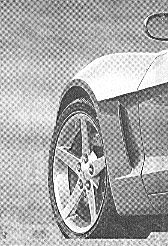
#> input picture lab4/Q5_3.tif, 168 x 246 px
$ python Butterworth_notch.py
#> lines starting #> are read from the running program, lines starting #| are printed output that depends on the picture
#> further down, in_img is the input picture: shape (246, 168, 3); min 0, max 255, mean 169.7
import cv2 as cv
import numpy as np
import matplotlib.pyplot as plt


def notch_filter(img):
    rows, cols = img.shape
#> rows = 246; cols = 168
    P = 2 * rows
#> P = 492
    Q = 2 * cols
#> Q = 336
    H_NF = np.ones((P, Q), np.float32)

    # Define notch pairs coordinates
    notch_pairs = [
        (55, 77),
        (159, 59),
        (84, -54),
        (167, -54)
    ]

    for v_k, u_k in notch_pairs:
        # Calculate notch frequency
        D = 30  # radius of cutoff frequency
        D_k = np.sqrt((np.arange(P)[:, np.newaxis] - u_k) ** 2 + (np.arange(Q) - v_k) ** 2)
        D_k[D_k == 0] = 1  # Avoid division by zero
        # Apply notch filter
        H_NF *= 1 / (1 + (D / D_k) ** 8)
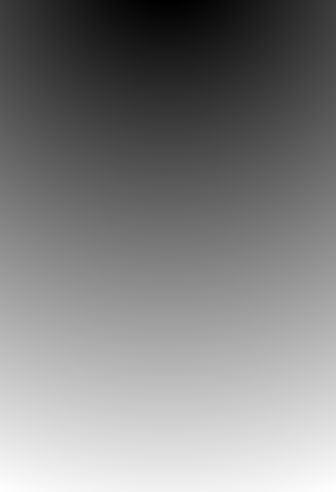
#> D_k: shape (492, 336) float64; min 54, max 570.3, mean 318.4; drawn with min black and max white
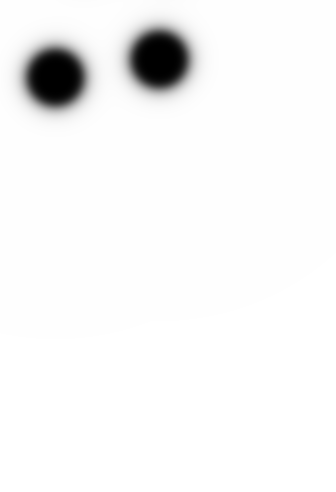
#> H_NF: shape (492, 336) float32; min 1.52e-12, max 1, mean 0.962

    # Apply filter
    F = np.fft.fft2(img)
#> (the run stopped early here; a loop or call above may not have finished)

$ run again, with lab4/Q5_1.tif copied over lab4/Q5_3.tif
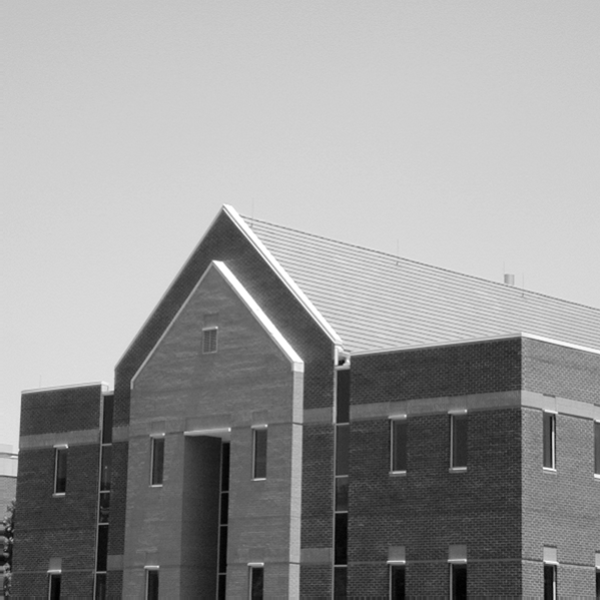
#> input picture lab4/Q5_1.tif, 600 x 600 px
#> in_img is the input picture: shape (600, 600, 3); min 0, max 255, mean 152.8
#> after the loop in notch_filter, `for v_k, u_k in notch_pairs:`:
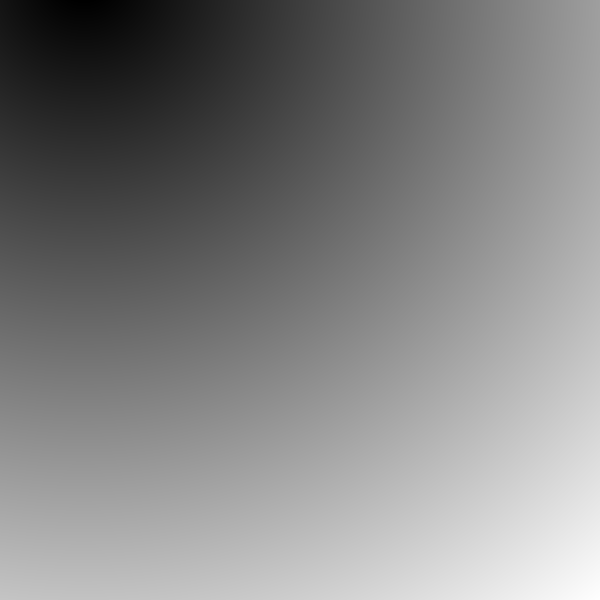
#> D_k: shape (1200, 1200) float64 (shown at 1/2 size); min 54, max 1623.3, mean 861.2; drawn with min black and max white
#> after the loop in notch_filter, `for v_k, u_k in notch_pairs:`:
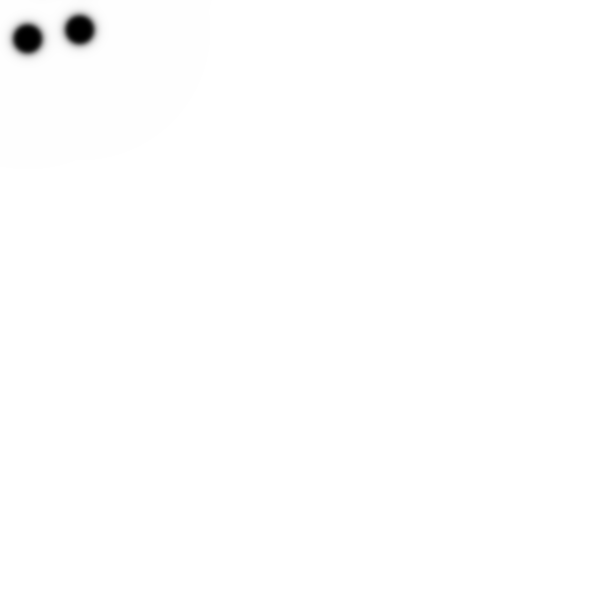
#> H_NF: shape (1200, 1200) float32 (shown at 1/2 size); min 1.52e-12, max 1, mean 0.996

$ run again, with lab4/Q5_2.tif copied over lab4/Q5_3.tif
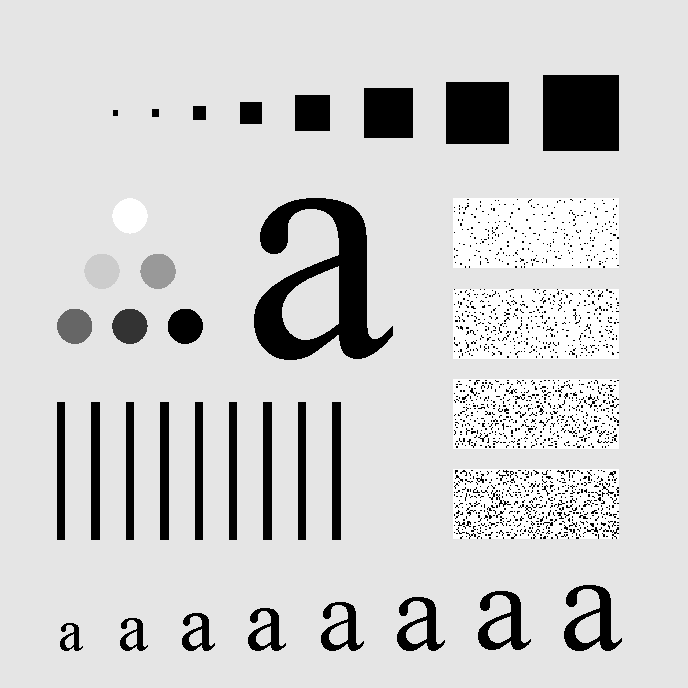
#> input picture lab4/Q5_2.tif, 688 x 688 px
#> in_img is the input picture: shape (688, 688, 3); min 0, max 255, mean 207.3
#> after the loop in notch_filter, `for v_k, u_k in notch_pairs:`:
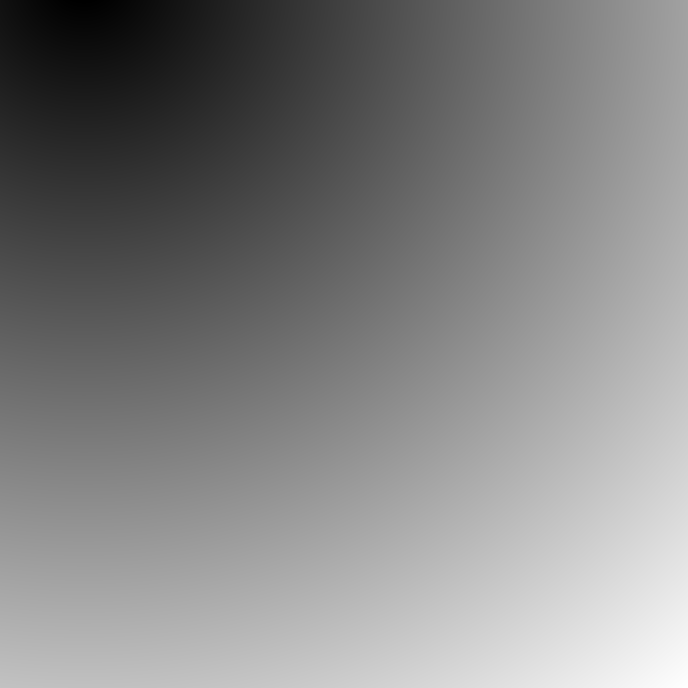
#> D_k: shape (1376, 1376) float64 (shown at 1/2 size); min 54, max 1871.2, mean 993.6; drawn with min black and max white
#> after the loop in notch_filter, `for v_k, u_k in notch_pairs:`:
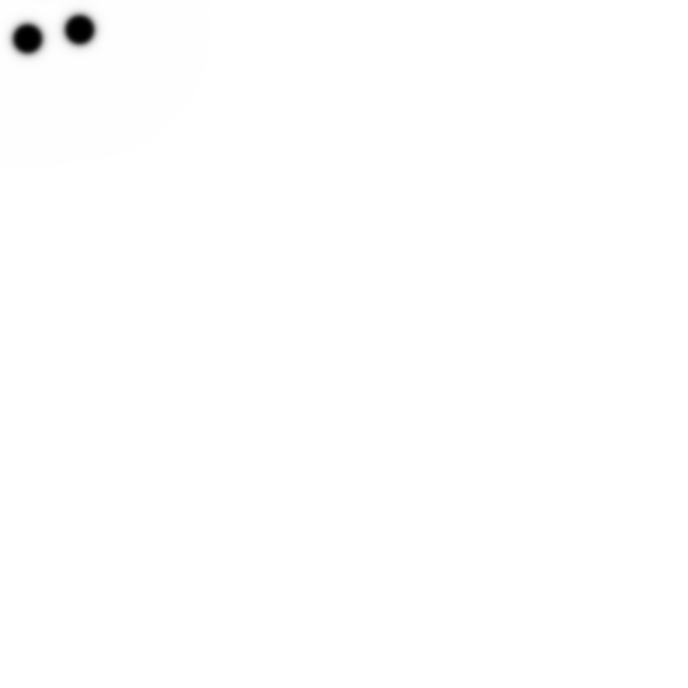
#> H_NF: shape (1376, 1376) float32 (shown at 1/2 size); min 1.52e-12, max 1, mean 0.997
